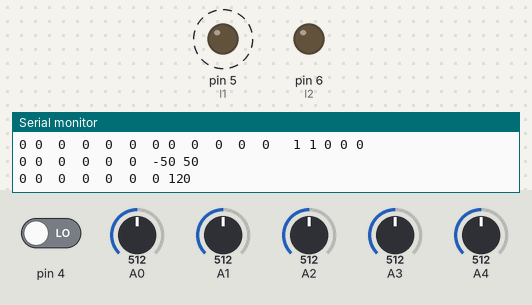
The sketch below on a simulated Arduino Uno, built with avr-gcc and run on an emulated ATmega328P. On the bench: output pins drawn as LEDs (lit = HIGH), the last lines printed to the serial monitor. Dashed ring = blinking. The test bench sets the inputs (shaded band); at power-on: pin 4 LOW, A0 = 512, A1 = 512, A3 = 512, A2 = 512, A4 = 512. Pins used as bus, display or sensor lines are not drawn.

Above: at 1.0 s.
1.3 s: pin 4 driven HIGH
At 1.59 s:
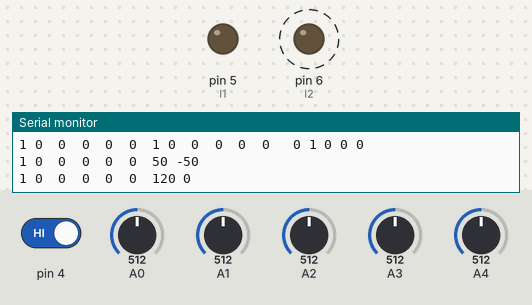
4.3 s: A0 set to 550
7.3 s: A0 set to 575
8.9 s: A1 set to 548
11.9 s: A1 set to 578
At 13.1 s:
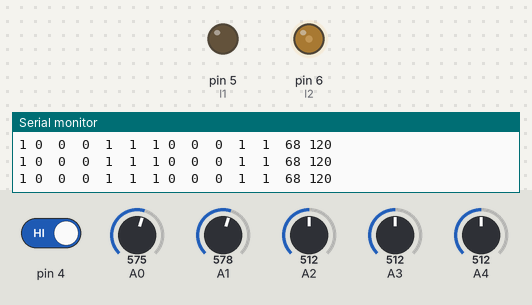
14.9 s: A3 set to 547
17.9 s: A3 set to 573
Timing chart, 0 to 21.9 s (numbered marks = the images above; inputs shaded):
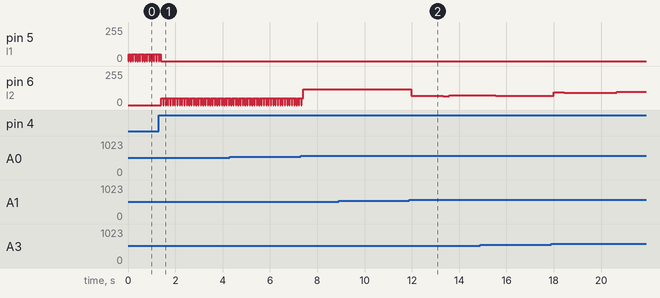

The sketch:

linefollower_PID.ino
```cpp
int l1=5;
int l2=6;

int r1=10;
int r2=9;

int a[6];
int last_proportional=0;
int integral=0;
#define THRESHOLD 560


char select_turn(unsigned char found_left,unsigned char found_right,unsigned char found_st); //AI INITIALIZAION


int set_motors(int a,int b);
void turn(char dir);
void PID();

 int right=0;
 int left=0;

void setup() {

  pinMode(l1,OUTPUT);   // Left motor output
  pinMode(l2,OUTPUT);

  pinMode(r1,OUTPUT);  //Right motor output
  pinMode(r2,OUTPUT);


  Serial.begin(9600);


}

void loop() {


PID();

  unsigned char found_left=0;
  unsigned char found_right=0;
  unsigned char found_st=0;

readline();
  if(a[0]==LOW)
    found_left=1;

  if(a[1]==HIGH&&(a[2]==LOW||a[3]==LOW)&&a[4]==HIGH)
  found_st=1;

  if(a[5]==LOW)
    found_right=1;


  unsigned char dir;
  Serial.print(" ");
  Serial.print(found_left);
  Serial.print(" ");
  Serial.print(found_right);
  Serial.print(" ");
  Serial.print(found_st);
  Serial.print(" ");
  dir=select_turn(found_left, found_right, found_st);

  turn(dir);


}


int set_motors(int l,int r) // Motor setup
{


  Serial.print(l);
  Serial.print(" ");
  Serial.println(r);

if(l>0&&r>0)
{

  analogWrite(l1,0);
  analogWrite(l2,l);
    analogWrite(r1,0);
  analogWrite(r2,r);


}

else if(l<0&&r>0)
{
  analogWrite(l1,-l);
  analogWrite(l2,0);
    analogWrite(r1,0);
  analogWrite(r2,r);

}

else if(l>0&&r<0)
{analogWrite(l1,0);
  analogWrite(l2,l);
    analogWrite(r1,-r);
  analogWrite(r2,0);
}

else if(l==0&&r==0)
{


  analogWrite(l1,l);
  analogWrite(l2,l);
    analogWrite(r1,r);
  analogWrite(r2,r);
}
}

int readline()

{a[0]=digitalRead(4);
Serial.print(a[0]);
Serial.print(" ");
  for(int i=4;i>=0;i--)
 {   if(analogRead(A0+i)<=THRESHOLD)
    a[5-i]=LOW;
    else
    a[5-i]=HIGH;
    Serial.print(a[5-i]);
    Serial.print("  ");
}

  int v;
 v=(5000*a[0]+4000*a[1]+3000*a[2]+2000*a[3]+1000*a[4]+0*a[5])/(a[0]+a[1]+a[2]+a[3]+a[4]+a[5]);

 return v;
}

int STOP()
{
  analogWrite(l1,255);
  analogWrite(l2,255);
    analogWrite(r1,255);
  analogWrite(r2,255);

}

void turn(char dir)
{set_motors(0,0);
  delay(5);
  switch(dir)
  {
    case 'L':
      while(1){
      readline();
      set_motors(-50,50);
      if((a[2]==LOW&&a[3]==LOW))
      break;}
      break;
    case 'R':
      while(1){
      readline();
      set_motors(50,-50);
      if((a[2]==LOW&&a[3]==LOW))
      break;}
      break;
    case 'B':
      while(1){
      readline();
      set_motors(50,-50);
      if((a[2]==LOW&&a[3]==LOW))
      break;}
      break;
    case 'S':
    break;
  }

 }


void PID()
{ int i;
  int power_difference=0;
  float Kp,Ki,Kd;
  unsigned int position;
  int derivative,proportional;
  while(1)
  {
  position=readline();

  proportional=((int)position-2500);

   derivative = proportional-last_proportional;
   integral = integral+proportional;

  last_proportional=proportional;
  Kp=0.1;
  Ki=0.0001;
  Kd=1.0;

  power_difference= proportional*Kp + integral*Ki + derivative*Kd;
  const int max=120;
  if(power_difference>max)
   power_difference=max;
  if(power_difference<-max)
   power_difference= (-1*max);

  if(power_difference<0)
  {//left
   set_motors(max+power_difference,max);
  }
  else
  {
   set_motors(max,max-power_difference);
  }
  readline();
  if(a[0]==HIGH&&a[1]==HIGH&&a[2]==HIGH&&a[3]==HIGH&&a[4]==HIGH&&a[5]==HIGH)
   STOP();
  else if(a[0]==LOW||a[5]==LOW)
    return;
  }
}

char select_turn(unsigned char found_left,unsigned char found_right,unsigned char found_st) // AI Function
{
 if(found_left==1)
 return 'L';
 else if(found_st==1)
 return 'S';
 else if(found_right==1)
 return 'R';
 else
 return 'B';
}
```

Measured:
- the behaviour switches between 560 and 561 on A1 (found by bisection; images 1 and 2)
- after the input at 1.3 s, pin 5 (l1): goes on until 1.4 s, then stays 0/255; pin 6 (l2): alternates 50/255 for 0.07 s and 0/255 for 0.03 s, starting after 0.11 s
- after the input at 11.9 s, pin 6 (l2): 119/255 → 69/255 after 0.07 s, → 68/255 0.48 s later, → 67/255 0.87 s later, → 74/255 0.26 s later, … (6 changes in this stretch)
- by itself, pin 5 (l1): alternates 50/255 for 0.07 s and 0/255 for 0.03 s
